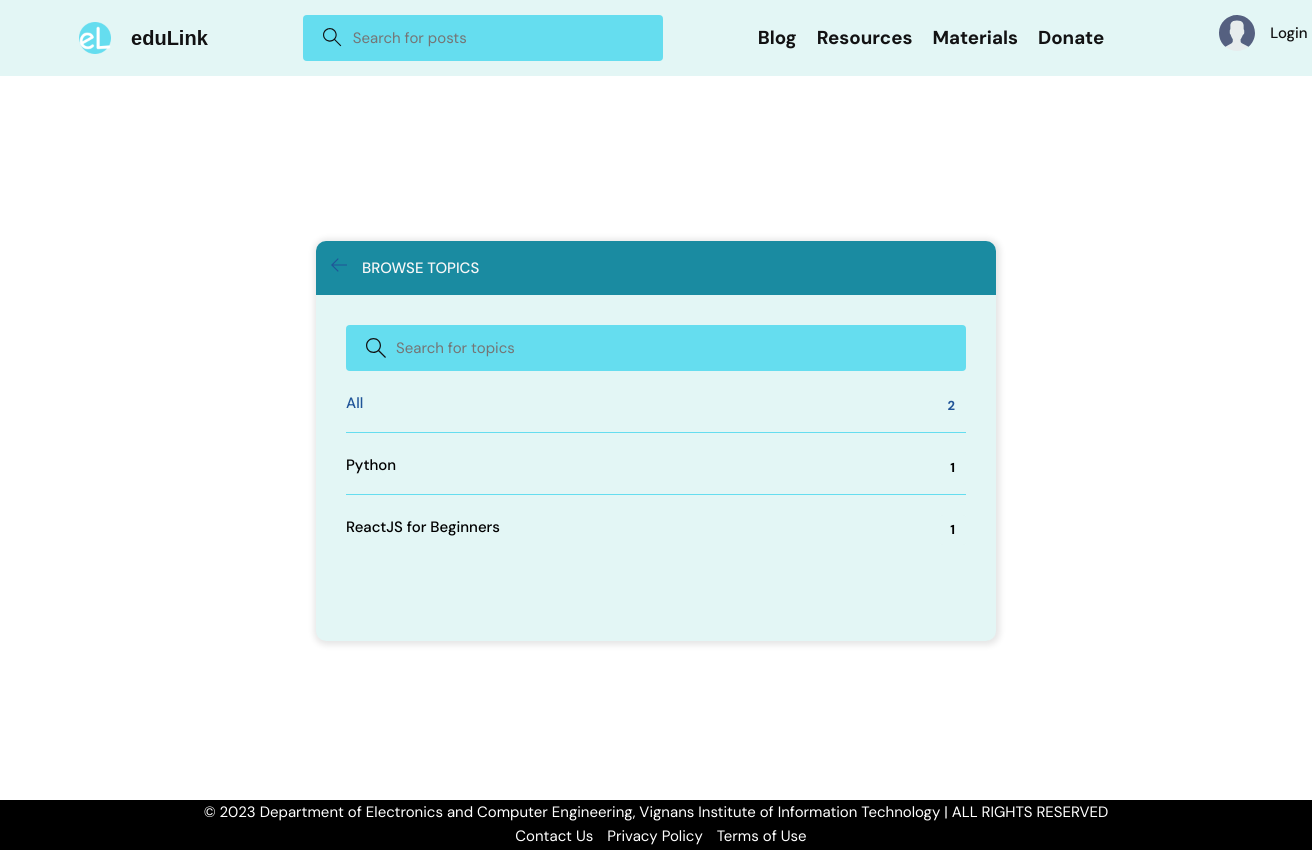
The page /topics/ on the database as committed earlier.
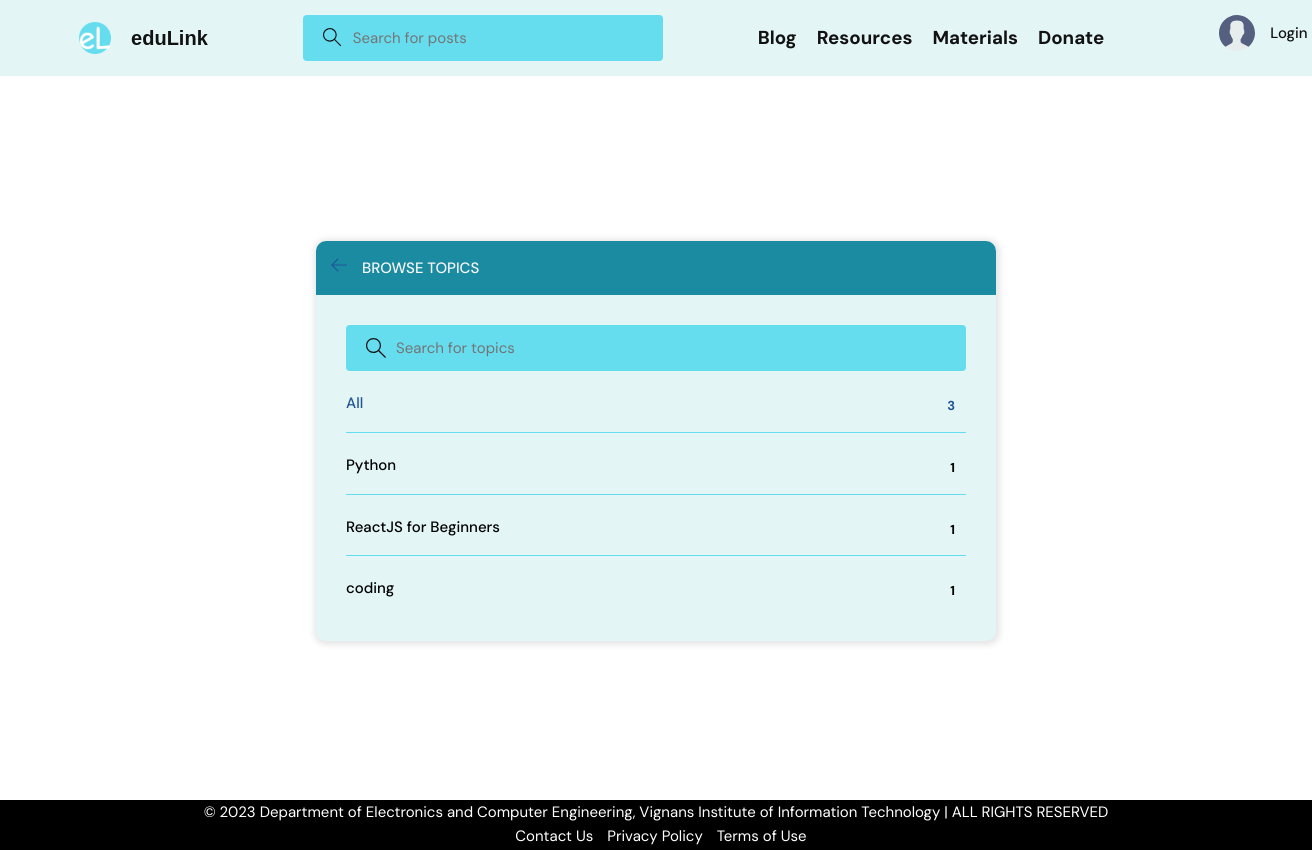
The same page on the database as committed later.
### base/models.py (models this page shows, shortened)
class Topic(models.Model):
    name = models.CharField(max_length=200)

### base/views.py (the view)
# urls.py: path('topics/', views.topicsPage, name="topics"),
def topicsPage(request):
    q = request.GET.get('q') if request.GET.get('q') != None else ''
    topics = Topic.objects.filter(name__icontains=q)
    return render(request, 'base/topics.html', {'topics': topics})

### base/templates/base/topics.html (shortened to what this page needs)
{% extends 'main.html' %}
{% block content %}
<main class="create-room layout">
  <div class="container">
    <div class="layout__box">
      <div class="layout__boxHeader">
        <div class="layout__boxTitle">
          <a href="{% url 'home' %}">
            <svg version="1.1" xmlns="http://www.w3.org/2000/svg" width="32" height="32" viewBox="0 0 32 32">
              <title>arrow-left</title>
              <path
                d="M13.723 2.286l-13.723 13.714 13.719 13.714 1.616-1.611-10.96-10.96h27.625v-2.286h-27.625l10.965-10.965-1.616-1.607z">
              </path>
            </svg>
          </a>
          <h3>Browse Topics</h3>
        </div>
      </div>
      <div class="topics-page layout__body">
        <form action="" method="GET" class="header__search">
          <label>
            <input name="q" placeholder="Search for topics" />
          </label>
        </form>
        <ul class="topics__list">
          <li>
            <a href="{% url 'topics' %}" class="active">All <span>{{topics.count}}</span></a>
          </li>
          {% for topic in topics %}
          <li>
            <a href="{% url 'home' %}?q={{topic.name}}">{{ topic.name }} <span>{{topic.room_set.all.count}}</span></a>
          </li>
          {% endfor %}
        </ul>
      </div>
    </div>
  </div>
</main>
{% endblock content %}

Rows that differ between the two databases and show on the page:
added Topic: name "coding", room_set.all.count "1"
Other text that changed with them:
{{ topics.count }}: "2" → "3"
